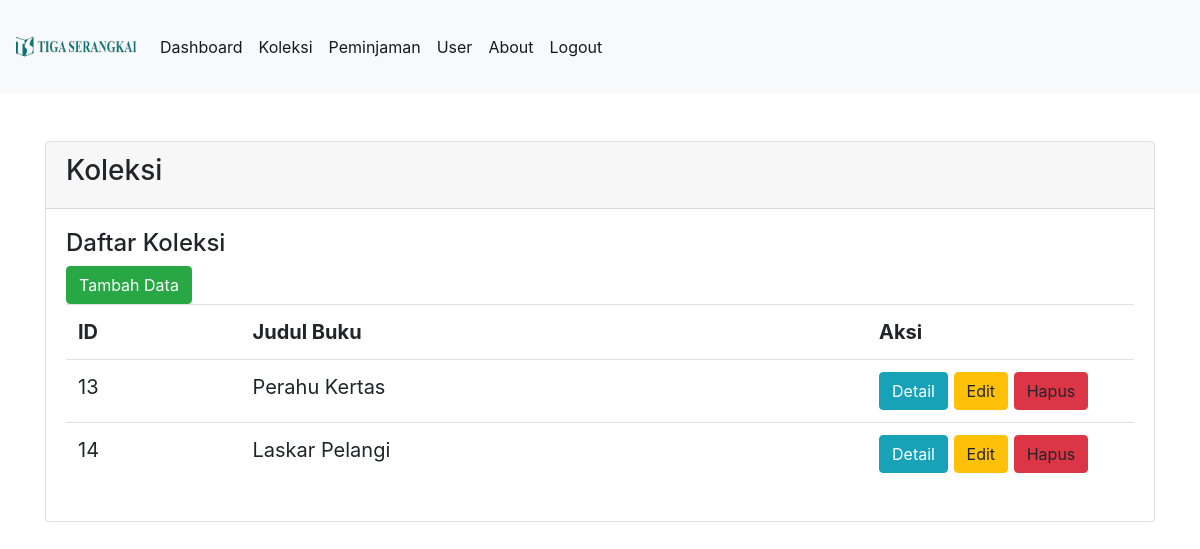
The app's page /index.php/koleksi with its own data.
### tables this page shows
CREATE TABLE `koleksi` (
  `ID` int(11) NOT NULL,
  `judul` varchar(100) NOT NULL,
  `penulis` varchar(100) NOT NULL,
  `penerbit` varchar(100) NOT NULL,
  `tahun` int(4) NOT NULL,
  `cover` varchar(100) NOT NULL
);

### application/controllers/Koleksi.php (called while the page is built, shortened)
<?php
class Koleksi extends CI_Controller {
	public function __construct()
    {
        $this->load->library(array('form_validation', 'session'));
        $this->load->helper(array('text', 'url'));
        $this->load->model('Koleksimodel');
    }
    public function index()
	{
        $data['list']=$this->Koleksimodel->get_koleksi();
		$this->load->view('koleksi/koleksi',$data);
	}
}

### index.php (called while the page is built, shortened)
<?php
require_once BASEPATH.'core/CodeIgniter.php';

### application/models/Koleksimodel.php (called while the page is built, shortened)
<?php
class Koleksimodel extends CI_Model{
    function get_koleksi(){
        $query = $this->db->query("SELECT * from koleksi");
        return $query->result();
    }
}

### application/views/koleksi/koleksi.php (the view, shortened to what this page needs)
<!DOCTYPE html>
<html lang="en">
<head>
    <link href="<?= base_url('assets/css/bootstrap.min.css');?>" rel="stylesheet">
</head>
<body>
        <div class="container">
        <div class="row">
        <div class="col-12">
        <div class="card mt-5">
        <div class="card-header">
        <h3>Koleksi</h3>
        </div>
        <div class="card-body">
            <blockquote class="blockquote mb-0">
            <h4>Daftar Koleksi</h4>
            <a href="Koleksi/add" class="btn btn-success">Tambah Data</a>
            <table class="table table bordered table stripped">
                <tr>
                    <th>ID</th>
                    <th>Judul Buku</th>
                    <th style="width:25%">Aksi</th>
                </tr>
                <?php foreach ($list as $item){?>
                <tr>
                    <td><?php echo $item->ID?></td>
                    <td><?php echo $item->judul?></td>
                    <td>
                    <a href="Koleksi/detail/<?php echo $item->ID?>" type="button" class="btn btn-info">Detail</a>
                    <a href="Koleksi/edit/<?php echo $item->ID?>" type="button" class="btn btn-warning">Edit</a>
                    <a onclick="konfirmasi(<?php echo $item->ID?>)" type="button" class="btn btn-danger">Hapus</a>
                </td>
                </tr>
                <?php }?>
            </table>
            </blockquote>
        </div>
        </div>
        </div>
</body>
</html>

### records on screen
koleksi: ID "13", judul "Perahu Kertas"
koleksi: ID "14", judul "Laskar Pelangi"
